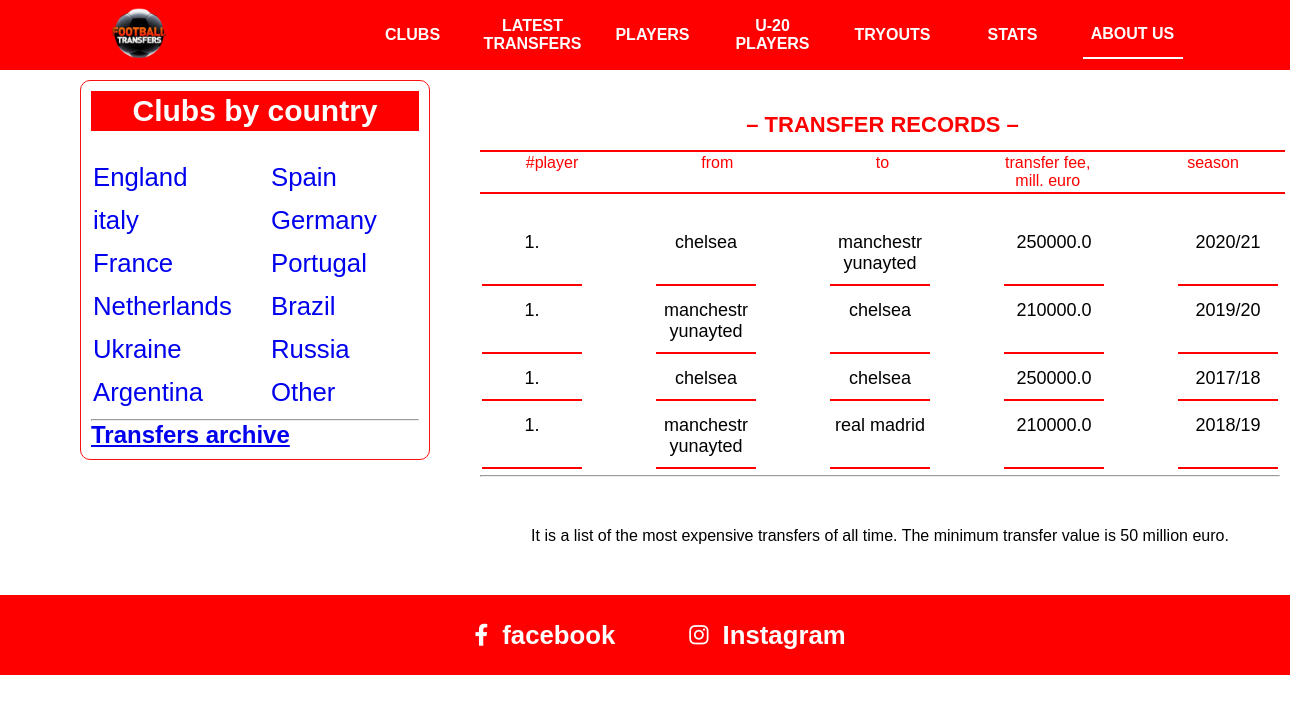
Screenshot of /stats/transfer_record/ with the database file from the repository.
### asosiy/models.py (models this page shows)
class Transfer(models.Model):
    player=models.ForeignKey(Player,on_delete=models.CASCADE)
    eski=models.ForeignKey(Club,on_delete=models.CASCADE,related_name="sotilgan")
    yangi=models.ForeignKey(Club,on_delete=models.CASCADE)
    narx=models.FloatField()
    tax_narx=models.FloatField()
    mavsum=models.CharField(max_length=50)

class Club(models.Model):
    nom=models.CharField(max_length=50)
    davlat=models.CharField(max_length=50)
    logo=models.FileField()
    president=models.CharField(max_length=50)
    murabbiy=models.CharField(max_length=50)
    yil=models.DateField()
    eng_katta_t=models.FloatField()
    eng_katta_sotuv=models.FloatField()
    def __str__(self):
        return self.nom

### asosiy/views.py (the view)
# urls.py: path('stats/transfer_record/', transfer_record),
def transfer_record(request):
    data={
        "transfer_r":Transfer.objects.filter(tax_narx__gt=50)[0:100]
    }
    return render(request,"transfer-records.html",data)

### templates/transfer-records.html
{%extends "header.html"%}
    {%block content%}
      <div class="nav">
          <h2>– TRANSFER RECORDS –</h2>
          <table class="content-nav">
            <thead>
              <tr>
                <td>#player</td>
                <td>from</td>
                <td>to</td>
                <td>
                  transfer fee, <br />
                  mill. euro
                </td>
                <td>
                  season
                </td>
              </tr>
            </thead>
          </table>
        </div>
      <div class="latest-transfers">
        <table class="top-players">
          {%for i in transfer_r%}
          <tr>
            <td>1. {{i.ism}}</td>
            <td>{{i.eski}}</td>
            <td>{{i.yangi}}</td>
            <td>{{i.tax_narx}}</td>
            <td>{{i.mavsum}}</td>
          </tr>
          {%endfor%}
        </table>
        <hr>
        <p>It is a list of the most expensive transfers of all time. The minimum transfer value is 50 million euro.</p>
      </div>
    {%endblock%}

### templates/header.html (shortened to what this page needs)
<!DOCTYPE html>
<html>
  <head>
    {% load static %}
    <link rel="stylesheet" type="text/css" media="screen" href="{% static 'css/main.css' %}" />
    <link
      rel="stylesheet"
      href="https://cdnjs.cloudflare.com/ajax/libs/font-awesome/6.1.1/css/all.min.css"
    />
  </head>
  <body>
    <div class="container">
      <div class="navbar">
        <div class="icon">
          <a href="./index.html">
            <img src="img/12252568_173-removebg-preview.png" alt="" />
          </a>
        </div>
        <div class="links">
          <div><a href="/clubs/">CLUBS</a></div>
          <div><a href="./latest-transfers.html">LATEST TRANSFERS</a></div>
          <div><a href="/players/">PLAYERS</a></div>
          <div><a href="/playersu20/">U-20 PLAYERS</a></div>
          <div><a href="./tryouts.html">TRYOUTS</a></div>
          <div><a href="./stats.html">STATS</a></div>
          <div class="navActive"><a href="#">ABOUT US</a></div>
        </div>
      </div>
      <div class="country-clubs">
        <h2 id="title">Clubs by country</h2>
        <div class="country">
          <div>
            <h3><a href="./countries/england.html">England</a> <br /></h3>
            <h3><a href="./countries/italy.html">italy</a> <br /></h3>
            <h3><a href="./countries/france.html">France</a> <br /></h3>
            <h3>
              <a href="./countries/netherlands.html">Netherlands</a> <br />
            </h3>
            <h3><a href="./countries/ukraine.html">Ukraine</a> <br /></h3>
            <h3><a href="./countries/argentina.html">Argentina</a> <br /></h3>
          </div>
          <div>
            <h3><a href="./countries/spain.html">Spain</a> <br /></h3>
            <h3><a href="./countries/germany.html">Germany</a> <br /></h3>
            <h3><a href="./countries/portugal.html">Portugal</a> <br /></h3>
            <h3><a href="./countries/brazil.html">Brazil</a> <br /></h3>
            <h3><a href="./countries/russia.html">Russia</a> <br /></h3>
            <h3><a href="./countries/other.html">Other</a> <br /></h3>
          </div>
        </div>
         <hr>
        <h2><a href="/transfer-archive/">Transfers archive</a></h2>
      </div>
        {% block content %}
        {% endblock %}
        <div class="footer">
        <a href="https://www.facebook.com/topfootballtransfers/">
          <div>
            <i class="fa-brands fa-facebook-f"></i> &nbsp;
            <h3>facebook</h3>
          </div>
        </a>
        <a href="https://www.instagram.com/topfootballtransfers/">
          <div>
            <i class="fa-brands fa-instagram"></i> &nbsp;
            <h3>Instagram</h3>
          </div>
        </a>
      </div>
    </div>
  </body>
</html>

### static/css/main.css (style rules this page uses)
* { margin: 0; padding: 0; box-sizing: border-box; }
.container { width: 100% !important; display: inline-block; font-family: sans-serif; }
.container .navbar { width: 100%; background-color: red; display: flex; align-items: center; justify-content: space-around; position: fixed; z-index: 99; height: 70px !important; }
.container .navbar .icon { width: 100px; overflow: hidden; }
.container .navbar .icon img { width: 130%; margin-left: -14%; }
.container .navbar .links { display: flex; }
.container .navbar .links div { width: 100px; text-align: center; display: flex; align-items: center; margin-right: 20px; }
.container .navbar .links div a { color: white; font-weight: 700; text-decoration: none; width: 100px !important; height: 45px; display: flex; align-items: center; justify-content: center; }
.container .navActive { border-bottom: 2px solid white !important; }
.country-clubs { width: 350px; border: 1px solid rgb(255, 16, 16); border-radius: 10px; position: fixed; top: 80px; left: 80px; padding: 10px 10px; padding-bottom: 10px; }
.country-clubs #title { font-size: 30px; background-color: red; color: white; text-align: center; line-height: 40px; }
.country-clubs .country { width: 100%; display: flex; flex-wrap: wrap; justify-content: space-between; font-size: 22px; margin-top: 20px; }
.country-clubs .country div { width: 150px; height: 100%; }
.country-clubs .country h3 { font-weight: 100 !important; margin: 10px 0px !important; width: 100%; padding: 2px 2px; transition: all 0.3s ease; }
.country-clubs .country h3 a { text-decoration: none; margin-top: 20px !important; }
.nav { width: 805px; background-color: white; position: fixed; left: 480px; top: 70px; }
.nav h2 { text-align: center; color: red; line-height: 50px; padding-top: 30px; font-size: 22px; }
.latest-transfers { display: inline-block; width: 800px; margin-left: 480px; margin-top: 220px; }
.latest-transfers p { text-align: center; margin: 50px 0px; }
.top-players { width: 100%; }
.top-players tr { display: flex; flex-wrap: wrap; justify-content: space-between; }
.top-players tr td { width: 100px; margin-bottom: 4px; font-size: 18px; border-bottom: 2px solid rgb(255, 0, 0); text-align: center; padding: 10px 0px; }
.latest-transfers p { text-align: center; }
.content-nav { border-top: 2px solid rgb(255, 0, 0); border-bottom: 2px solid rgb(255, 0, 0); width: 100%; }
.content-nav tr { display: flex; justify-content: space-between !important; }
.content-nav tr td { width: 140px; color: red; text-align: center; }
.footer { width: 100%; background-color: red; height: 80px; display: flex; align-items: center; justify-content: center; font-size: 22px; padding-left: 80px; }
.footer a { margin-right: 50px; color: white; text-decoration: none; word-spacing: 8px; padding: 4px 12px; border-radius: 5px; transition: all 0.3s ease; }
.footer a div { display: flex; align-items: center; }

### rows the page displays
Transfer: eski "chelsea", yangi "manchestr yunayted", tax_narx "250000.0", mavsum "2020/21"
Transfer: eski "manchestr yunayted", yangi "chelsea", tax_narx "210000.0", mavsum "2019/20"
Transfer: eski "chelsea", yangi "chelsea", tax_narx "250000.0", mavsum "2017/18"
Transfer: eski "manchestr yunayted", yangi "real madrid", tax_narx "210000.0", mavsum "2018/19"
